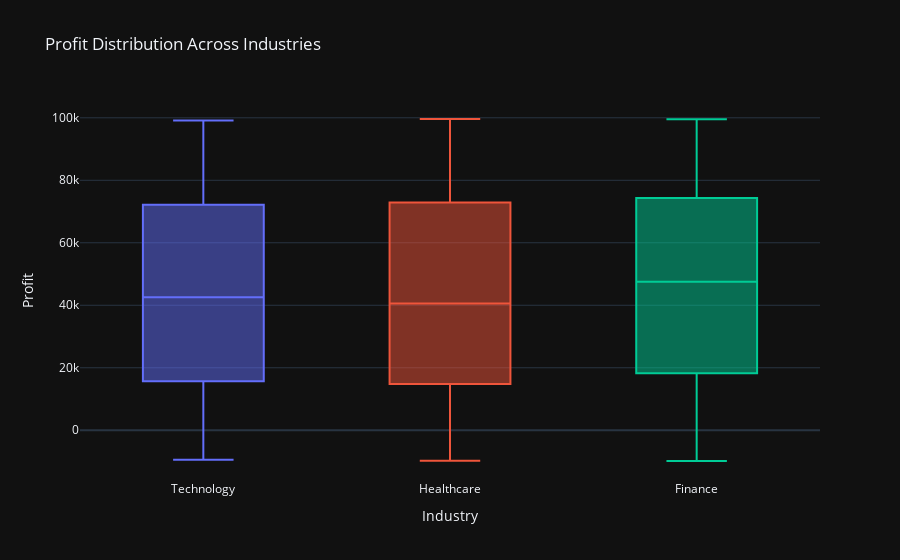

Notebook code for this chart:
### Code cell
# Add layout settings
fig.update_layout(xaxis_title='Industry', yaxis_title='Profit', showlegend=False)

# Show the interactive plot
fig.show()

### Figure 1 — Plotly figure (JSON) as saved in the notebook; plotly's stock layout.template omitted (floating-point values rounded to 4 significant figures; data arrays with more than 128 entries replaced by an {"elided": "..."} marker saying what was removed)
{"data": [{"alignmentgroup": "True", "hovertemplate": "Industry=%{x}<br>Profit=%{y}<extra></extra>", "legendgroup": "Technology", "marker": {"color": "#636efa"}, "name": "Technology", "notched": false, "offsetgroup": "Technology", "orientation": "v", "showlegend": true, "type": "box", "x": {"elided": "330 str values"}, "x0": " ", "xaxis": "x", "y": {"elided": "330 int values"}, "y0": " ", "yaxis": "y"}, {"alignmentgroup": "True", "hovertemplate": "Industry=%{x}<br>Profit=%{y}<extra></extra>", "legendgroup": "Healthcare", "marker": {"color": "#EF553B"}, "name": "Healthcare", "notched": false, "offsetgroup": "Healthcare", "orientation": "v", "showlegend": true, "type": "box", "x": {"elided": "328 str values"}, "x0": " ", "xaxis": "x", "y": {"elided": "328 int values"}, "y0": " ", "yaxis": "y"}, {"alignmentgroup": "True", "hovertemplate": "Industry=%{x}<br>Profit=%{y}<extra></extra>", "legendgroup": "Finance", "marker": {"color": "#00cc96"}, "name": "Finance", "notched": false, "offsetgroup": "Finance", "orientation": "v", "showlegend": true, "type": "box", "x": {"elided": "342 str values"}, "x0": " ", "xaxis": "x", "y": {"elided": "342 int values"}, "y0": " ", "yaxis": "y"}], "layout": {"boxmode": "overlay", "legend": {"title": {"text": "Industry"}, "tracegroupgap": 0}, "showlegend": false, "title": {"text": "Profit Distribution Across Industries"}, "xaxis": {"anchor": "y", "categoryarray": ["Technology", "Healthcare", "Finance"], "categoryorder": "array", "domain": [0, 1], "title": {"text": "Industry"}}, "yaxis": {"anchor": "x", "domain": [0, 1], "title": {"text": "Profit"}}}}
